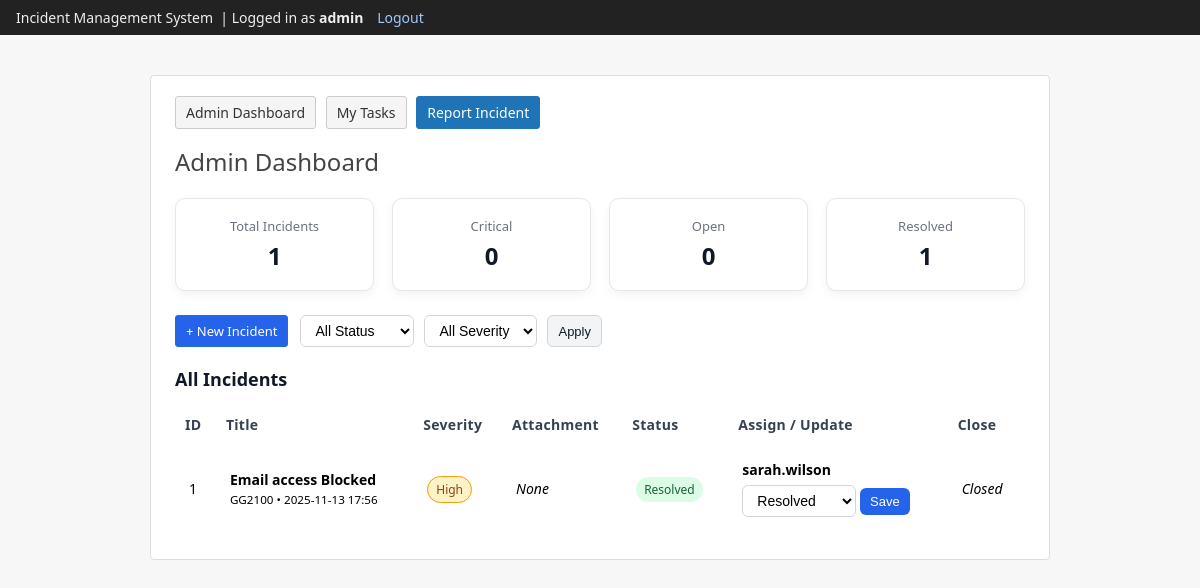
/incidents/admin-view/ (signed in), run on the app's committed database.
### incidents/models.py (models this page shows, shortened)
class Incident(models.Model):
    STATUS_CHOICES = [  # Status of the incident
        ("OPEN", "Open"),
        ("IN_PROGRESS", "In progress"),
        ("RESOLVED", "Resolved"),
    ]
    SEVERITY_CHOICES = [    # Severity levels
        ("CRITICAL", "Critical"),
        ("HIGH", "High"),
        ("MEDIUM", "Medium"),
        ("LOW", "Low"),
    ]
    title = models.CharField(max_length=200)  # Short title of the incident
    description = models.TextField()
    severity = models.CharField(
        max_length=10,
        choices=SEVERITY_CHOICES,
        default="LOW",
    )
    status = models.CharField(  # Status of the incident
        max_length=20,
        choices=STATUS_CHOICES,
        default="OPEN",
    )
    created_by = models.ForeignKey(     # User who created the incident
        settings.AUTH_USER_MODEL,
        on_delete=models.CASCADE,
        related_name="incidents_created",
    )
    assigned_to = models.ForeignKey(  # User assigned to handle the incident
        settings.AUTH_USER_MODEL,
        on_delete=models.SET_NULL,
        null=True,
        blank=True,
        related_name="incidents_assigned",
    )
    is_visible_to_user = models.BooleanField(default=True)
    is_visible_to_support = models.BooleanField(default=True)
    attachment = models.FileField(  # Optional attachment for the incident
        upload_to="attachments/",
        blank=True,
        null=True,
    )
    created_at = models.DateTimeField(auto_now_add=True)
    updated_at = models.DateTimeField(auto_now=True)

### incidents/views.py (the view, shortened to what this page needs)
# urls.py: path("admin-view/", views.admin_dashboard, name="admin_dashboard"),
@login_required
@user_passes_test(is_admin_user)
def admin_dashboard(request):   # Admin overview of all incidents with inline update
    status_filter = request.GET.get("status", "")
    severity_filter = request.GET.get("severity", "")
    incidents = Incident.objects.all().order_by("-created_at")
    if status_filter:
        incidents = incidents.filter(status=status_filter)
    if severity_filter:
        incidents = incidents.filter(severity=severity_filter)
    total_incidents = Incident.objects.count()
    critical_count = Incident.objects.filter(severity="CRITICAL").count()
    open_count = Incident.objects.filter(status="OPEN").count()
    resolved_count = Incident.objects.filter(status="RESOLVED").count()
    support_users = User.objects.filter(groups__name="Support")
    return render(
        request,
        "incidents/admin_dashboard.html",
        {
            "incidents": incidents,
            "support_users": support_users,
            "total_incidents": total_incidents,
            "critical_count": critical_count,
            "open_count": open_count,
            "resolved_count": resolved_count,
            "status_filter": status_filter,
            "severity_filter": severity_filter,
        },
    )

### incidents/context_processors.py (called while the page is built)
def role_flags(request):
    user = request.user
    admin_assigned = 0
    support_assigned = 0
    user_incidents = 0
    if user.is_authenticated:
        admin_assigned = Incident.objects.filter(assigned_to=user).count()
        support_assigned = Incident.objects.filter(
            assigned_to=user,
            is_visible_to_support=True
        ).count()
        user_incidents = Incident.objects.filter(
            created_by=user,
            is_visible_to_user=True
        ).count()
    return {
        "is_admin": user.is_authenticated and user.is_superuser,
        "is_support": user.is_authenticated and user.groups.filter(name="Support").exists(),
        "admin_assigned_count": admin_assigned,
        "support_assigned_count": support_assigned,
        "user_incident_count": user_incidents,
    }

### incidents/views.py (called while the page is built)
def is_admin_user(user) -> bool:
    return user.is_authenticated and user.is_superuser

### incidents/templates/incidents/admin_dashboard.html (shortened to what this page needs)
{% extends "incidents/base.html" %}
{% block content %}
<h2 style="margin-bottom: 20px;">Admin Dashboard</h2>
<div class="metrics">
    <div class="metric-card">
        <div class="metric-label">Total Incidents</div>
        <div class="metric-value">{{ total_incidents }}</div>
    </div>
    <div class="metric-card">
        <div class="metric-label">Critical</div>
        <div class="metric-value">{{ critical_count }}</div>
    </div>
    <div class="metric-card">
        <div class="metric-label">Open</div>
        <div class="metric-value">{{ open_count }}</div>
    </div>
    <div class="metric-card">
        <div class="metric-label">Resolved</div>
        <div class="metric-value">{{ resolved_count }}</div>
    </div>
</div>
<div class="filter-row">
    <a href="{% url 'create_incident' %}" class="btn btn-blue">+ New Incident</a>
    <form method="get" style="display:flex; gap:10px;">
        <select name="status" class="filter-select">
            <option value="">All Status</option>
        </select>
        <select name="severity" class="filter-select">
            <option value="">All Severity</option>
        </select>
        <button type="submit" class="btn-sm btn-grey">Apply</button>
    </form>
</div>
<div class="section-title">All Incidents</div>
{% if incidents %}
<table>
    <tr>
        <th>ID</th>
        <th>Title</th>
        <th>Severity</th>
        <th>Attachment</th>
        <th>Status</th>
        <th>Assign / Update</th>
        <th>Close</th>
    </tr>
    {% for inc in incidents %}
    <tr>
        <td>{{ inc.id }}</td>
        <td>
            <strong>{{ inc.title }}</strong><br>
            <small>{{ inc.created_by }} • {{ inc.created_at|date:"Y-m-d H:i" }}</small>
        </td>
        <td>
            {% if inc.severity == "CRITICAL" %}
                <span class="badge sev-critical">Critical</span>
            {% elif inc.severity == "HIGH" %}
                <span class="badge sev-high">High</span>
            {% elif inc.severity == "MEDIUM" %}
                <span class="badge sev-medium">Medium</span>
            {% else %}
                <span class="badge sev-low">Low</span>
            {% endif %}
        </td>
        <td>
            {% if inc.attachment %}
                <a href="{{ inc.attachment.url }}" target="_blank" rel="noopener" class="btn-sm btn-grey">View</a>
                <img src="{{ inc.attachment.url }}" alt="Attachment preview" class="attachment-thumb" onerror="this.style.display='none';">
            {% else %}
                <em>None</em>
            {% endif %}
        </td>
        <td>
            {% if inc.status == "OPEN" %}
                <span class="badge badge-open">Open</span>
            {% elif inc.status == "IN_PROGRESS" %}
                <span class="badge badge-progress">In Progress</span>
            {% else %}
                <span class="badge badge-resolved">Resolved</span>
            {% endif %}
        </td>
        <td>
            <form method="post" style="margin:0;">
                {% if inc.assigned_to %}
                    <strong>{{ inc.assigned_to.username }}</strong>
                {% endif %}
                <br>
                <select name="status" class="filter-select" style="margin-top:6px;">
                    <option value="RESOLVED" {% if inc.status == "RESOLVED" %}selected{% endif %}>Resolved</option>
                </select>
                <button class="btn-sm btn-blue" style="margin-top:8px;">Save</button>
            </form>
        </td>
        <td>
            {% if inc.status != "RESOLVED" %}
            <form method="post">
                {% csrf_token %}
                <input type="hidden" name="incident_id" value="{{ inc.id }}">
                <input type="hidden" name="action" value="close">
                <button class="btn-sm btn-grey">Close</button>
            </form>
            {% else %}
                <em>Closed</em>
            {% endif %}
        </td>
    </tr>
    {% endfor %}
</table>
{% else %}
<p>No incidents found.</p>
{% endif %}
{% endblock %}

### incidents/templates/incidents/base.html (shortened to what this page needs)
<!DOCTYPE html>
<html>
<head>
</head>
<body>
    <div class="top-bar">
        Incident Management System
        {% if user.is_authenticated %}
        &nbsp;| Logged in as <strong>{{ user.username }}</strong>
        <a href="{% url 'logout' %}">Logout</a>
        {% endif %}
    </div>
    <div class="wrapper">
        <div class="card">
            <div class="nav-links">
                {% if is_admin %}
                <a href="{% url 'admin_dashboard' %}">Admin Dashboard</a>
                <a href="{% url 'admin_my_incidents' %}">My Tasks</a>
                {% elif is_support %}
                <a href="{% url 'support_dashboard' %}">
                    Assigned to Me
                </a>
                {% else %}
                <a href="{% url 'user_dashboard' %}">
                    My Incidents
                </a>
                {% endif %}
                <a href="{% url 'user_dashboard' %}" class="primary">
                    Report Incident
                </a>
            </div>
            {% block content %}{% endblock %}
        </div>
    </div>
</body>
</html>

### incidents/templates/incidents/base.html (style rules this page uses)
body { font-family: system-ui, -apple-system, BlinkMacSystemFont, "Segoe UI", sans-serif; background: #f7f7f7; margin: 0; padding: 0; }
.top-bar { background: #222; color: #eee; padding: 8px 16px; font-size: 14px; }
.top-bar a { color: #9ec9ff; text-decoration: none; margin-left: 10px; }
.wrapper { width: 900px; margin: 40px auto; }
.card { background: #fff; border: 1px solid #ddd; border-radius: 4px; padding: 20px 24px 24px; }
h1, h2, h3 { font-weight: 500; color: #444; margin-top: 0; }
.nav-links { margin-bottom: 16px; font-size: 14px; }
.nav-links a { display: inline-block; padding: 6px 10px; margin-right: 6px; border-radius: 3px; border: 1px solid #ccc; text-decoration: none; color: #333; background: #f5f5f5; }
.nav-links a.primary { background: #1f73b7; border-color: #1f73b7; color: #fff; }
.btn { padding: 6px 10px; border-radius: 3px; border: 1px solid #1f73b7; background: #1f73b7; color: #fff; font-size: 13px; cursor: pointer; text-decoration: none; display: inline-block; }

### incidents/templates/incidents/admin_dashboard.html (style rules this page uses)
.metrics { display: flex; gap: 18px; margin-bottom: 24px; }
.metric-card { flex: 1; background: #ffffff; border: 1px solid #e5e7eb; padding: 18px; border-radius: 10px; box-shadow: 0 4px 10px rgba(0,0,0,0.05); text-align: center; }
.metric-label { font-size: 13px; color: #6b7280; margin-bottom: 4px; }
.metric-value { font-size: 24px; font-weight: 600; color: #111827; }
.filter-row { display: flex; align-items: center; gap: 12px; margin-bottom: 20px; }
.filter-select { padding: 6px 10px; border: 1px solid #d1d5db; border-radius: 6px; font-size: 14px; background: #ffffff; }
table { width: 100%; border-collapse: separate; border-spacing: 0 6px; font-size: 14px; }
th { text-align: left; padding: 8px 10px; color: #374151; font-weight: 600; letter-spacing: .3px; }
tr { background: #ffffff; border-radius: 10px; overflow: hidden; border: 1px solid #e5e7eb; }
td { padding: 12px 14px; vertical-align: middle; }
.btn-sm { padding: 6px 10px; font-size: 13px; border-radius: 6px; border: none; cursor: pointer; }
.btn-blue { background: #2563eb; color: white; }
.btn-grey { background: #f3f4f6; border: 1px solid #d1d5db; color: #111827; }
.badge { padding: 4px 8px; border-radius: 999px; font-size: 12px; font-weight: 500; }
.badge-resolved { background: #dcfce7; color: #166534; }
.sev-high { background: #fef3c7; color: #92400e; border: 1px solid #f59e0b; }
.section-title { font-size: 18px; margin-bottom: 10px; font-weight: 600; color: #111827; }

### data on the page
Incident: id "1", title "Email access Blocked", created_by "GG2100", created_at "2025-11-13 17:56", severity "High", attachment "None", shows "Resolved", assigned_to.username "sarah.wilson", status "Resolved", shows "Closed"

### other printed values
{{ user.username }} "admin"
{{ total_incidents }} "1"
{{ critical_count }} "0"
{{ open_count }} "0"
{{ resolved_count }} "1"
